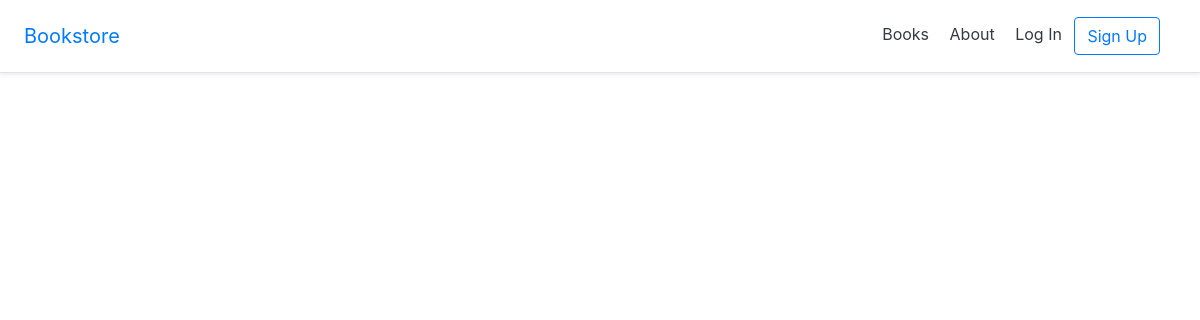
/books/, run on an earlier commit of the app's database.
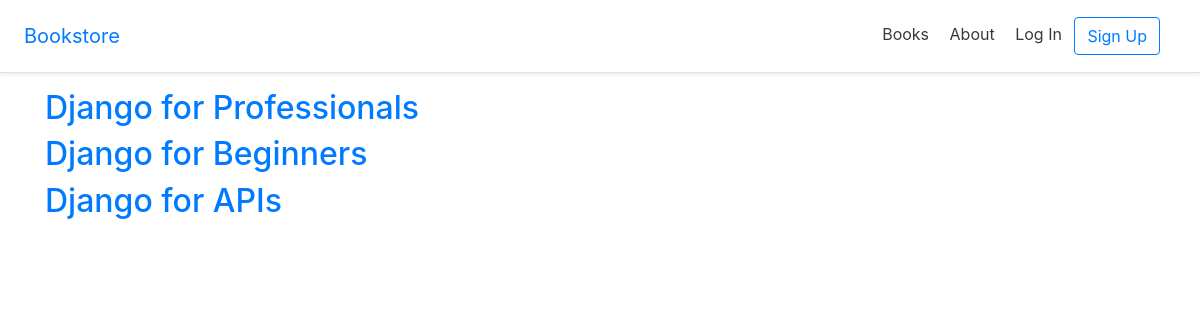
And on a later commit of the database.
### books/models.py (models this page shows, shortened)
class Book(models.Model):
    id = models.UUIDField(primary_key=True,default=uuid.uuid4,editable=False)
    title=models.CharField(max_length=200)
    author=models.CharField(max_length=200)
    price=models.DecimalField(max_digits=6,decimal_places=2)
    def get_absolute_url(self):
        return reverse('book_detail',args=[str(self.id)])

### books/views.py (the view)
# urls.py: path('',BookListView.as_view(),name='book_list'),
class BookListView(ListView):
    model=Book
    template_name='books/book_list.html'
    context_object_name='book_list'

### templates/books/book_list.html (shortened to what this page needs)
{% extends '_base.html' %}
{% block content %}
  {% for book in book_list %}
    <div>
      <h2><a href="{{ book.get_absolute_url }}">{{ book.title }}</a></h2>
    </div>
  {% endfor %}
{% endblock content %}

### templates/_base.html (shortened to what this page needs)
<!DOCTYPE html>
{% load static %}
<html>
  <head>
<link rel="stylesheet" href="https://stackpath.bootstrapcdn.com/bootstrap/\
4.3.1/css/bootstrap.min.css" integrity="sha384-ggOyR0iXCbMQv3Xipma34MD+dH/\
1fQ784/j6cY/iJTQUOhcWr7x9JvoRxT2MZw1T">
<link rel="stylesheet" href="{% static 'css/base.css' %}">
  </head>
  <body>
    <header>
    <div class="d-flex flex-column flex-md-row align-items-center p-3 px-md-4
    mb-3 bg-white border-bottom shadow-sm">
    <a href="{% url 'home' %}" class="navbar-brand my-0 mr-md-auto
    font-weight-normal">Bookstore</a>
    <nav class="my-2 my-md-0 mr-md-3">
      <a class="p-2 text-dark" href="{% url 'book_list' %}">Books</a>
      <a class="p-2 text-dark" href="{% url 'about' %}">About</a>
      {% if user.is_authenticated %}
      <a class="p-2 text-dark" href="{% url 'account_logout' %}">Log Out</a>
      {% else %}
      <a class="p-2 text-dark" href="{% url 'account_login' %}">Log In</a>
      <a class="btn btn-outline-primary" href="{% url 'account_signup' %}">Sign Up</a>
      {% endif %}
    </nav>
  </div>
  </header>
  <div class="container">
  {% block content %}
  {% endblock content %}
  </div>
</body>
</html>

What changed in the data, as far as the page shows it:
added Book: title "Django for Professionals"
added Book: title "Django for Beginners"
added Book: title "Django for APIs"
